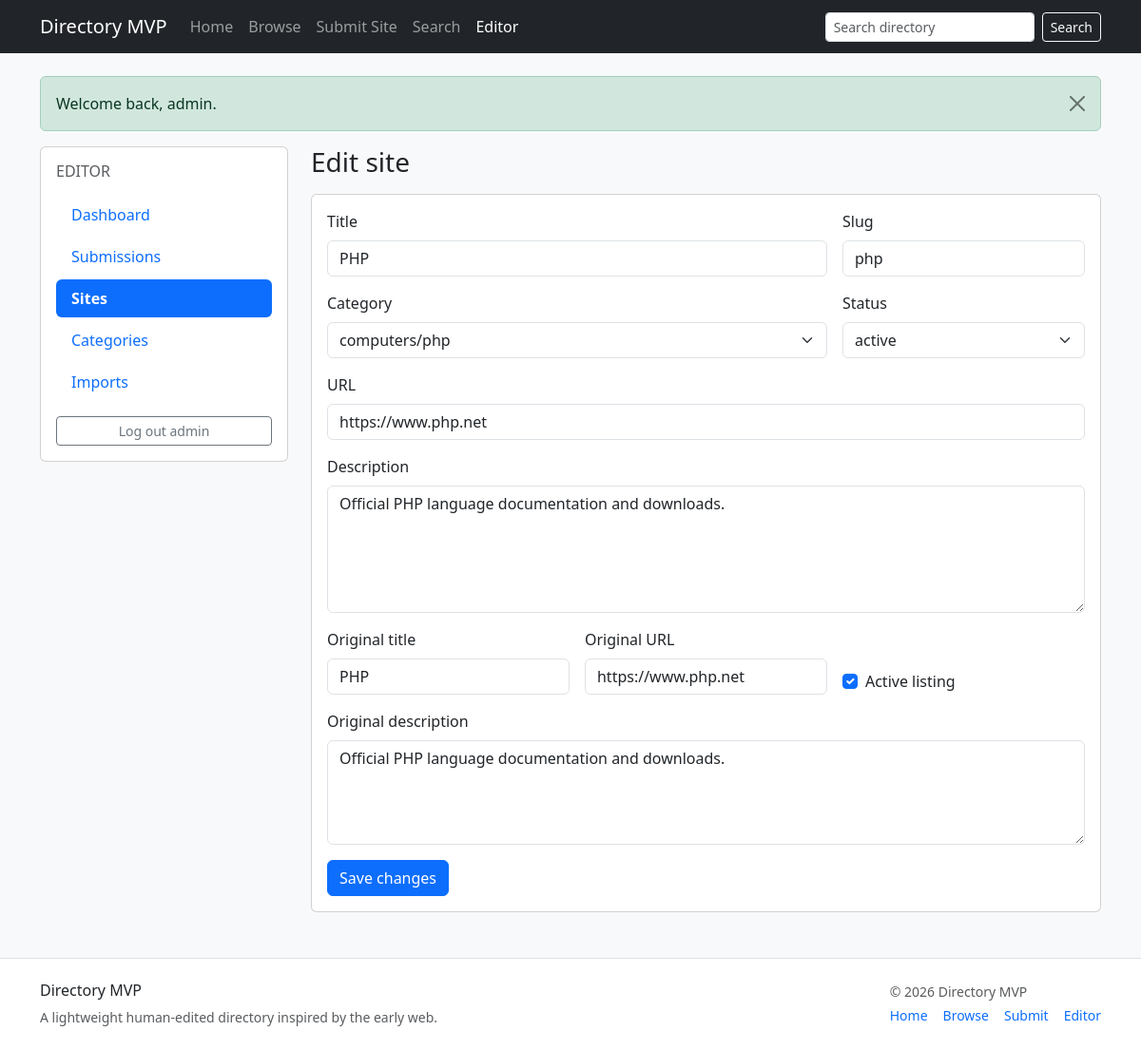
Screenshot of /editor/sites/3/edit (signed in) with the database file from the repository.
### tables this page shows
CREATE TABLE sites (
    id INT UNSIGNED AUTO_INCREMENT PRIMARY KEY,
    category_id INT UNSIGNED NOT NULL,
    title VARCHAR(255) NOT NULL,
    slug VARCHAR(180) NOT NULL,
    url VARCHAR(2083) NOT NULL,
    normalized_url VARCHAR(2083) NULL,
    description TEXT NOT NULL,
    language_code VARCHAR(10) NULL,
    country_code VARCHAR(10) NULL,
    status ENUM('active','dead','flagged') NOT NULL DEFAULT 'active',
    source_type ENUM('manual','submission','dmoz_import') NOT NULL DEFAULT 'manual',
    source_key VARCHAR(255) NULL,
    original_title VARCHAR(255) NULL,
    original_description TEXT NULL,
    original_url VARCHAR(2083) NULL,
    import_batch_id INT UNSIGNED NULL,
    submitted_by_user_id INT UNSIGNED NULL,
    is_reviewed TINYINT(1) NOT NULL DEFAULT 1,
    approved_at DATETIME NULL,
    is_active TINYINT(1) NOT NULL DEFAULT 1,
    created_at DATETIME NOT NULL DEFAULT CURRENT_TIMESTAMP,
    updated_at DATETIME NOT NULL DEFAULT CURRENT_TIMESTAMP,
    CONSTRAINT fk_sites_category FOREIGN KEY (category_id) REFERENCES categories(id) ON DELETE CASCADE,
    CONSTRAINT fk_sites_submitted_by FOREIGN KEY (submitted_by_user_id) REFERENCES users(id) ON DELETE SET NULL,
    KEY idx_sites_category (category_id),
    KEY idx_sites_status (status),
    KEY idx_sites_source_type (source_type),
    KEY idx_sites_import_batch (import_batch_id),
    KEY idx_sites_normalized_url (normalized_url(191))
);

CREATE TABLE categories (
    id INT UNSIGNED AUTO_INCREMENT PRIMARY KEY,
    parent_id INT UNSIGNED NULL,
    slug VARCHAR(150) NOT NULL,
    path VARCHAR(500) NOT NULL,
    name VARCHAR(150) NOT NULL,
    description TEXT NULL,
    sort_order INT NOT NULL DEFAULT 0,
    is_active TINYINT(1) NOT NULL DEFAULT 1,
    source_type ENUM('manual','dmoz_import') NOT NULL DEFAULT 'manual',
    source_key VARCHAR(255) NULL,
    import_batch_id INT UNSIGNED NULL,
    created_at DATETIME NOT NULL DEFAULT CURRENT_TIMESTAMP,
    updated_at DATETIME NOT NULL DEFAULT CURRENT_TIMESTAMP,
    CONSTRAINT fk_categories_parent FOREIGN KEY (parent_id) REFERENCES categories(id) ON DELETE SET NULL,
    UNIQUE KEY uq_categories_path (path(191)),
    KEY idx_categories_parent (parent_id),
    KEY idx_categories_slug (slug),
    KEY idx_categories_import_batch (import_batch_id)
);

### app/Core/Controller.php (called while the page is built, shortened)
<?php
class Controller
{
    protected function view(string $view, array $data = []): void
    {
        extract($data, EXTR_SKIP);
        $viewFile = dirname(__DIR__) . '/Views/' . $view . '.php';
        require dirname(__DIR__) . '/Views/layouts/header.php';
        require $viewFile;
        require dirname(__DIR__) . '/Views/layouts/footer.php';
    }
}

### app/Controllers/EditorSiteController.php (called while the page is built, shortened)
<?php
class EditorSiteController extends Controller
{
    public function edit(int $id): void
    {
        $siteModel = new Site($this->db);
        $categoryModel = new Category($this->db);
        $site = $siteModel->findById($id);
        $this->view('editor/sites/edit', [
            'pageTitle' => 'Edit Site',
            'site' => $site,
            'categories' => $categoryModel->allActive(),
        ]);
    }
}

### public/index.php (called while the page is built, shortened)
<?php
$basePath = dirname(__DIR__);
spl_autoload_register(function (string $class) use ($basePath) {
    $prefix = 'App\\';
    $relative = substr($class, strlen($prefix));
    $file = $basePath . '/app/' . str_replace('\\', '/', $relative) . '.php';
});
require $basePath . '/app/helpers.php';
$appConfig = require $basePath . '/config/app.php';
$dbConfig = require $basePath . '/config/database.php';
$db = new App\Core\Database($dbConfig);
$router = new App\Core\Router();
$router->dispatch($_SERVER['REQUEST_METHOD'], $_SERVER['REQUEST_URI'], $db, $appConfig);

### app/Core/Database.php (called while the page is built, shortened)
<?php
class Database
{
    private PDO $pdo;
    public function __construct(array $config)
    {
        $dsn = sprintf(
            'mysql:host=%s;port=%d;dbname=%s;charset=%s',
            $config['host'],
            $config['port'],
            $config['database'],
            $config['charset']
        );
        $this->pdo = new PDO($dsn, $config['username'], $config['password'], [
            PDO::ATTR_ERRMODE => PDO::ERRMODE_EXCEPTION,
            PDO::ATTR_DEFAULT_FETCH_MODE => PDO::FETCH_ASSOC,
        ]);
    }
    public function query(string $sql, array $params = []): PDOStatement
    {
        $stmt = $this->pdo->prepare($sql);
        $stmt->execute($params);
        return $stmt;
    }
    public function fetch(string $sql, array $params = []): ?array
    {
        $row = $this->query($sql, $params)->fetch();
        return $row ?: null;
    }
    public function fetchAll(string $sql, array $params = []): array
    {
        return $this->query($sql, $params)->fetchAll();
    }
}

### app/Models/Site.php (called while the page is built, shortened)
<?php
class Site extends Model
{
    public function findById(int $id): ?array
    {
        return $this->db->fetch('SELECT * FROM sites WHERE id = :id LIMIT 1', ['id' => $id]);
    }
}

### app/helpers.php (called while the page is built, shortened)
<?php
function config(string $key, $default = null)
{
    $config = $GLOBALS['app_config'] ?? [];
    return $config[$key] ?? $default;
}
function e(?string $value): string
{
    return htmlspecialchars((string) $value, ENT_QUOTES, 'UTF-8');
}
function base_url(string $path = ''): string
{
    $base = rtrim((string) config('base_url', ''), '/');
    $path = '/' . ltrim($path, '/');
    return $base . ($path === '/' ? '' : $path);
}

### app/Models/Category.php (called while the page is built, shortened)
<?php
class Category extends Model
{
    public function allActive(): array
    {
        return $this->db->fetchAll(
            'SELECT * FROM categories WHERE is_active = 1 ORDER BY path ASC'
        );
    }
}

### app/Views/editor/sites/edit.php (the view, shortened to what this page needs)
<div class="row g-4">
    <div class="col-lg-3"><?php require __DIR__ . '/../../layouts/editor_nav.php'; ?></div>
    <div class="col-lg-9">
        <h1 class="h3 mb-3">Edit site</h1>
        <div class="card"><div class="card-body">
            <form method="post" action="<?= e(base_url('/editor/sites/' . $site['id'] . '/update')) ?>" class="row g-3">
                <div class="col-md-8"><label class="form-label">Title</label><input class="form-control" type="text" name="title" value="<?= e($site['title']) ?>" required></div>
                <div class="col-md-4"><label class="form-label">Slug</label><input class="form-control" type="text" name="slug" value="<?= e($site['slug']) ?>"></div>
                <div class="col-md-8"><label class="form-label">Category</label><select class="form-select" name="category_id" required><?php foreach ($categories as $category): ?><option value="<?= (int) $category['id'] ?>" <?= (int) $site['category_id'] === (int) $category['id'] ? 'selected' : '' ?>><?= e($category['path']) ?></option><?php endforeach; ?></select></div>
                <div class="col-md-4"><label class="form-label">Status</label><select class="form-select" name="status"><option value="active" <?= $site['status'] === 'active' ? 'selected' : '' ?>>active</option></select></div>
                <div class="col-12"><label class="form-label">URL</label><input class="form-control" type="text" name="url" value="<?= e($site['url']) ?>" required></div>
                <div class="col-12"><label class="form-label">Description</label><textarea class="form-control" name="description" rows="5" required><?= e($site['description']) ?></textarea></div>
                <div class="col-md-4"><label class="form-label">Original title</label><input class="form-control" type="text" name="original_title" value="<?= e($site['original_title']) ?>"></div>
                <div class="col-md-4"><label class="form-label">Original URL</label><input class="form-control" type="text" name="original_url" value="<?= e($site['original_url']) ?>"></div>
                <div class="col-md-4 d-flex align-items-end"><div class="form-check"><input class="form-check-input" type="checkbox" name="is_active" id="is_active" <?= (int) $site['is_active'] === 1 ? 'checked' : '' ?>><label class="form-check-label" for="is_active">Active listing</label></div></div>
                <div class="col-12"><label class="form-label">Original description</label><textarea class="form-control" name="original_description" rows="4"><?= e($site['original_description']) ?></textarea></div>
                <div class="col-12"><button class="btn btn-primary" type="submit">Save changes</button></div>
            </form>
        </div></div>
    </div>
</div>

### app/Core/Router.php (shortened to what this page needs)
<?php
class Router
{
    private array $routes = [];
    private function addRoute(string $method, string $pattern, array $handler): void
    {
        $this->routes[] = compact('method', 'pattern', 'handler');
    }
    public function dispatch(string $method, string $uri, Database $db, array $appConfig): void
    {
        $path = parse_url($uri, PHP_URL_PATH) ?: '/';
        foreach ($this->routes as $route) {
            if ($route['method'] !== strtoupper($method)) {
                continue;
            }
            $params = $this->match($route['pattern'], $path);
            if ($params === null) {
                continue;
            }
            [$controllerClass, $action] = $route['handler'];
            $controller = new $controllerClass($db, $appConfig);
            $controller->$action(...array_values($params));
            return;
        }
    }
    private function match(string $pattern, string $path): ?array
    {
        $regex = preg_replace_callback('/\{([a-zA-Z_][a-zA-Z0-9_]*)(:([^}]+))?\}/', function ($matches) {
            $name = $matches[1];
            $subPattern = $matches[3] ?? '[^/]+';
            return '(?P<' . $name . '>' . $subPattern . ')';
        }, $pattern);
        $regex = '#^' . $regex . '$#';
        if (!preg_match($regex, $path, $matches)) {
            return null;
        }
        $params = [];
        foreach ($matches as $key => $value) {
            if (!is_int($key)) {
                $params[$key] = $value;
            }
        }
        return $params;
    }
}

### public/assets/css/app.css (style rules this page uses)
body { min-height: 100vh; }

### rows the page displays
sites: title "PHP", slug "php", category_id "computers/php", status "active", url "https://www.php.net", description "Official PHP language documentation and downloads.", original_title "PHP", original_url "https://www.php.net", is_active "☑", original_description "Official PHP language documentation and downloads."
